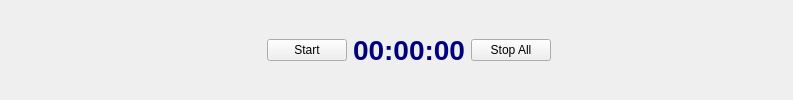
        <widget class="QWidget" name="widget" native="true">
         <layout class="QHBoxLayout" name="horizontalLayout_4">
          <property name="leftMargin">
           <number>0</number>
          </property>
          <property name="topMargin">
           <number>0</number>
          </property>
          <property name="rightMargin">
           <number>0</number>
          </property>
          <property name="bottomMargin">
           <number>0</number>
          </property>
          <item>
           <widget class="QPushButton" name="menu">
            <property name="cursor">
             <cursorShape>PointingHandCursor</cursorShape>
            </property>
            <property name="styleSheet">
             <string notr="true">border: none;
background-color: none;</string>
            </property>
            <property name="text">
             <string/>
            </property>
            <property name="icon">
             <iconset resource="../ui/resources.qrc">
              <normaloff>:/icons/images/menu.png</normaloff>:/icons/images/menu.png</iconset>
            </property>
            <property name="iconSize">
             <size>
              <width>20</width>
              <height>20</height>
             </size>
            </property>
            <property name="checkable">
             <bool>true</bool>
            </property>
           </widget>
          </item>
          <item>
           <spacer name="horizontalSpacer">
            <property name="orientation">
             <enum>Qt::Horizontal</enum>
            </property>
            <property name="sizeHint" stdset="0">
             <size>
              <width>229</width>
              <height>20</height>
             </size>
            </property>
           </spacer>
          </item>
          <item>
           <widget class="QPushButton" name="start">
            <property name="cursor">
             <cursorShape>PointingHandCursor</cursorShape>
            </property>
            <property name="styleSheet">
             <string notr="true"/>
            </property>
            <property name="text">
             <string>Start</string>
            </property>
            <property name="icon">
             <iconset resource="../ui/resources.qrc">
              <normaloff>:/icons/images/start.png</normaloff>:/icons/images/start.png</iconset>
            </property>
            <property name="iconSize">
             <size>
              <width>20</width>
              <height>20</height>
             </size>
            </property>
           </widget>
          </item>
          <item>
           <widget class="QLabel" name="time">
            <property name="font">
             <font>
              <pointsize>21</pointsize>
              <bold>true</bold>
              <underline>false</underline>
              <strikeout>false</strikeout>
             </font>
            </property>
            <property name="styleSheet">
             <string notr="true">color: rgb(0, 0, 127);</string>
            </property>
            <property name="text">
             <string>00:00:00</string>
            </property>
           </widget>
          </item>
          <item>
           <widget class="QPushButton" name="stop">
            <property name="cursor">
             <cursorShape>PointingHandCursor</cursorShape>
            </property>
            <property name="text">
             <string>Stop All</string>
            </property>
            <property name="icon">
             <iconset resource="../ui/resources.qrc">
              <normaloff>:/icons/images/stop.png</normaloff>:/icons/images/stop.png</iconset>
            </property>
            <property name="iconSize">
             <size>
              <width>20</width>
              <height>20</height>
             </size>
            </property>
           </widget>
          </item>
          <item>
           <spacer name="horizontalSpacer_2">
            <property name="orientation">
             <enum>Qt::Horizontal</enum>
            </property>
            <property name="sizeHint" stdset="0">
             <size>
              <width>229</width>
              <height>20</height>
             </size>
            </property>
           </spacer>
          </item>
          <item>
           <widget class="QLabel" name="gif_label">
            <property name="maximumSize">
             <size>
              <width>35</width>
              <height>35</height>
             </size>
            </property>
            <property name="text">
             <string/>
            </property>
            <property name="pixmap">
             <pixmap resource="../ui/resources.qrc">:/icons/images/peach-goma.gif</pixmap>
            </property>
            <property name="scaledContents">
             <bool>true</bool>
            </property>
           </widget>
          </item>
         </layout>
        </widget>
